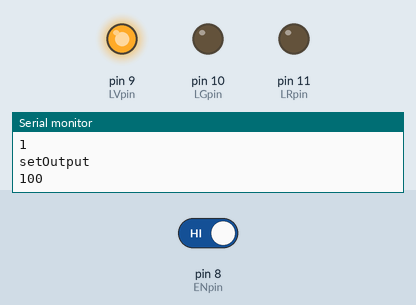
This sketch was run on a simulated Arduino Uno, built with avr-gcc and run on an emulated ATmega328P. Shown: output pins drawn as LEDs (lit = HIGH), the last lines printed to the serial monitor. The inputs (shaded band) are chosen by the test bench; at power-on: pin 8 (ENpin) HIGH.

Above: at 4.3 s.
4.4 s: pin 8 (ENpin) driven LOW
At 7.8 s:
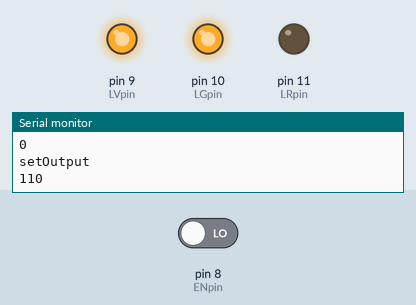
At 10.1 s:
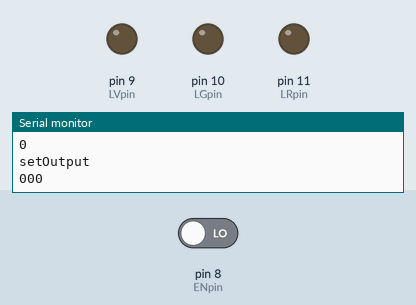
10.9 s: pin 8 (ENpin) driven HIGH
At 14.8 s:
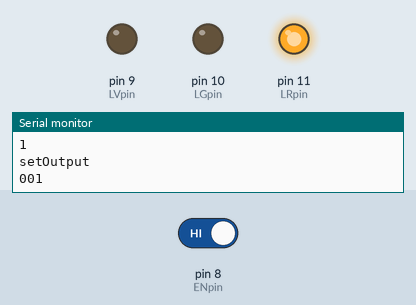
Timing chart, 0 to 22.5 s (numbered marks = the images above; inputs shaded):
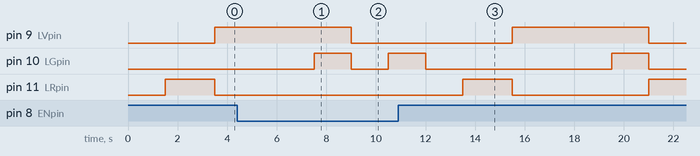

Measured:
- after the input at 4.4 s, pin 11 (LRpin): stays LOW (without the input it goes to HIGH after 4.6 s)
- after the input at 10.9 s, pin 9 (LVpin): LOW → HIGH after 4.6 s, → LOW 5.5 s later; pin 11 (LRpin): LOW → HIGH after 2.6 s, → LOW 2.0 s later, → HIGH 5.5 s later

The sketch:

semaforo.ino
```cpp
/*
 *  Create a traffic light with FSM on arduino
 */

const int LVpin = 9; // led verde
const int LGpin = 10; // led giallo
const int LRpin = 11; // led rosso
const int ENpin = 8; // input pin for enable

const int timeV = 4000; //time of greeen (ms)
const int timeVG = 1500; //time of verde giallo (ms)
const int timeR = 2000; //time of rosso (ms)
const int timeG =  1500; // time del lampeggiante

#define LVstate 0
#define LVGstate 1
#define LRstate 2
#define LOFFstate 3
#define LGstate 4

int thisState = LOFFstate; // this state
int nextState = LOFFstate; // next state
int stateWait = timeG; // state wait
bool inEnable = false; // enable bit

void setup() {
  // put your setup code here, to run once:
  pinMode(LVpin, OUTPUT);
  Serial.begin(9600);
  pinMode(LGpin, OUTPUT);
  pinMode(LRpin, OUTPUT);
  pinMode(ENpin, INPUT_PULLUP);

}

void loop() {
  // put your main code here, to run repeatedly:
  // 1. read the input
  // swith (state)
  // 2. generate the output
  // 3. calculate the next state
  // 4. wait for this state to complete
  inEnable = readEnable();
  Serial.println(thisState);
  Serial.println(inEnable);
  switch (thisState) {
  case LVstate:
    // green state
    stateWait = timeV;
    setOutput(HIGH, LOW, LOW);
    if (inEnable) {
      nextState = LVGstate;
    } else {
      nextState = LOFFstate;
    }
    break;
//
  case  LVGstate:
    // green-yellow state
    stateWait = timeVG;
    setOutput(HIGH, HIGH, LOW);
    if (inEnable) {
      nextState = LRstate;
    } else {
      nextState = LOFFstate;
    }
    break;
//
  case LRstate:
    // red state
    stateWait = timeR;
    setOutput(LOW, LOW, HIGH);
    if (inEnable) {
      nextState = LVstate;
    } else {
      nextState = LOFFstate;
    }
    break;
//
  case LOFFstate:
    // OFF state
    stateWait = timeG;
    setOutput(LOW, LOW, LOW);
    if (inEnable) {
      nextState = LRstate;
    } else {
      nextState = LGstate;
    }
    break;
//
  case LGstate:
    // green-yellow state
    stateWait = timeG;
    setOutput(LOW, HIGH, LOW);
    if (inEnable) {
      nextState = LRstate;
    } else {
      nextState = LOFFstate;
    }
    break;
//
  default:
  // should never get here
  break;
  }
/*
 wait for the stateWait ms time
*/
  delay(stateWait);
/*
 *  goto next state
 */

  thisState = nextState;
}

bool readEnable(){
  // read the value of the enable pin
  int val;
  val = digitalRead(ENpin);
  return ( val == HIGH);
}

int setOutput(int LV, int LG, int LR) {
  Serial.println("setOutput");
  Serial.print( LV);
  Serial.print( LG);
  Serial.println( LR);
  digitalWrite(LVpin, LV);
  digitalWrite(LGpin, LG);
  digitalWrite(LRpin, LR);
}
```
